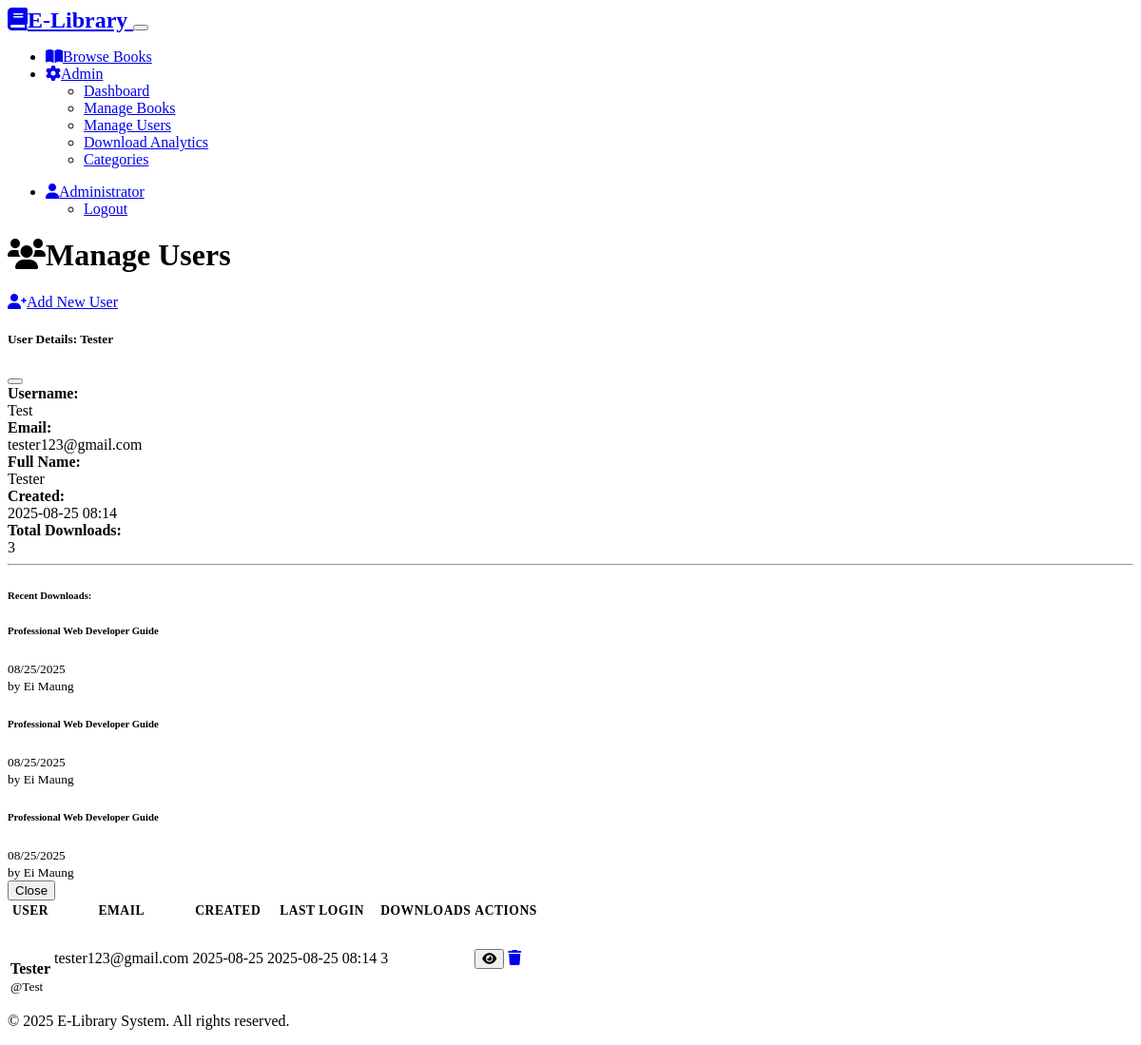
Page /admin/users (signed in) on the committed database.
### models.py (models this page shows, shortened)
class User(UserMixin, db.Model):
    __tablename__ = 'users'
    id = db.Column(db.Integer, primary_key=True)
    username = db.Column(db.String(80), unique=True, nullable=False)
    email = db.Column(db.String(120), unique=True, nullable=False)
    full_name = db.Column(db.String(200), nullable=False)
    password_hash = db.Column(db.String(256), nullable=False)
    is_admin = db.Column(db.Boolean, default=False, nullable=False)
    created_at = db.Column(db.DateTime, default=datetime.utcnow)
    last_login = db.Column(db.DateTime)
    uploads = db.relationship('Book', backref='uploader_user', lazy=True, foreign_keys='Book.uploaded_by')
    downloads = db.relationship('Download', backref='user', lazy=True)

class Download(db.Model):
    __tablename__ = 'downloads'
    id = db.Column(db.Integer, primary_key=True)
    downloaded_at = db.Column(db.DateTime, default=datetime.utcnow)
    ip_address = db.Column(db.String(45))  # IPv6 compatible
    user_id = db.Column(db.Integer, db.ForeignKey('users.id'), nullable=False)
    book_id = db.Column(db.Integer, db.ForeignKey('books.id'), nullable=False)

class Book(db.Model):
    __tablename__ = 'books'
    id = db.Column(db.Integer, primary_key=True)
    title = db.Column(db.String(200), nullable=False)
    author = db.Column(db.String(200), nullable=False)
    description = db.Column(db.Text)
    filename = db.Column(db.String(255), nullable=False)
    file_path = db.Column(db.String(500), nullable=False)
    file_size = db.Column(db.Integer)  # in bytes
    cover_image = db.Column(db.String(255))  # cover image filename
    cover_path = db.Column(db.String(500))   # full path to cover image
    uploaded_at = db.Column(db.DateTime, default=datetime.utcnow)
    category_id = db.Column(db.Integer, db.ForeignKey('categories.id'), nullable=False)
    uploaded_by = db.Column(db.Integer, db.ForeignKey('users.id'), nullable=False)
    downloads = db.relationship('Download', backref='book', lazy=True, cascade='all, delete-orphan')

### routes.py (the view)
@app.route('/admin/users')
@login_required
def admin_users():
    if not current_user.is_admin:
        flash('Access denied. Admin privileges required.', 'danger')
        return redirect(url_for('index'))
    users = User.query.filter_by(is_admin=False).order_by(User.created_at.desc()).all()
    return render_template('admin/users.html', users=users)

### app.py (called while the page is built)
@login_manager.user_loader
def load_user(user_id):
    from models import User
    return User.query.get(int(user_id))

### templates/admin/users.html (shortened to what this page needs)
{% extends "base.html" %}
{% block content %}
<div class="row">
    <div class="col-12">
        <div class="d-flex justify-content-between align-items-center mb-4">
            <h1>
                <i class="fas fa-users me-2"></i>Manage Users
            </h1>
            <a href="{{ url_for('admin_add_user') }}" class="btn btn-primary">
                <i class="fas fa-user-plus me-2"></i>Add New User
            </a>
        </div>
    </div>
</div>
<div class="row">
    <div class="col-12">
        <div class="card">
            <div class="card-body">
                {% if users %}
                <div class="table-responsive">
                    <table class="table table-striped">
                        <thead>
                            <tr>
                                <th>User</th>
                                <th>Email</th>
                                <th>Created</th>
                                <th>Last Login</th>
                                <th>Downloads</th>
                                <th>Actions</th>
                            </tr>
                        </thead>
                        <tbody>
                            {% for user in users %}
                            <tr>
                                <td>
                                    <div class="d-flex align-items-center">
                                        <div class="avatar-circle me-3">
                                            <i class="fas fa-user"></i>
                                        </div>
                                        <div>
                                            <strong>{{ user.full_name }}</strong><br>
                                            <small class="text-muted">@{{ user.username }}</small>
                                        </div>
                                    </div>
                                </td>
                                <td>{{ user.email }}</td>
                                <td>{{ user.created_at.strftime('%Y-%m-%d') }}</td>
                                <td>
                                    {% if user.last_login %}
                                        {{ user.last_login.strftime('%Y-%m-%d %H:%M') }}
                                    {% else %}
                                        <span class="text-muted">Never</span>
                                    {% endif %}
                                </td>
                                <td>
                                    <span class="badge bg-info">{{ user.downloads|length }}</span>
                                </td>
                                <td>
                                    <div class="btn-group btn-group-sm" role="group">
                                        <button type="button" class="btn btn-outline-info"
                                                data-bs-toggle="modal"
                                                data-bs-target="#userModal{{ user.id }}">
                                            <i class="fas fa-eye"></i>
                                        </button>
                                        <a href="{{ url_for('admin_delete_user', id=user.id) }}"
                                           class="btn btn-outline-danger"
                                           onclick="return confirm('Are you sure you want to delete this user?')">
                                            <i class="fas fa-trash"></i>
                                        </a>
                                    </div>
                                </td>
                            </tr>
                            <div class="modal fade" id="userModal{{ user.id }}" tabindex="-1">
                                <div class="modal-dialog">
                                    <div class="modal-content">
                                        <div class="modal-header">
                                            <h5 class="modal-title">User Details: {{ user.full_name }}</h5>
                                            <button type="button" class="btn-close" data-bs-dismiss="modal"></button>
                                        </div>
                                        <div class="modal-body">
                                            <div class="row">
                                                <div class="col-6"><strong>Username:</strong></div>
                                                <div class="col-6">{{ user.username }}</div>
                                            </div>
                                            <div class="row mt-2">
                                                <div class="col-6"><strong>Email:</strong></div>
                                                <div class="col-6">{{ user.email }}</div>
                                            </div>
                                            <div class="row mt-2">
                                                <div class="col-6"><strong>Full Name:</strong></div>
                                                <div class="col-6">{{ user.full_name }}</div>
                                            </div>
                                            <div class="row mt-2">
                                                <div class="col-6"><strong>Created:</strong></div>
                                                <div class="col-6">{{ user.created_at.strftime('%Y-%m-%d %H:%M') }}</div>
                                            </div>
                                            <div class="row mt-2">
                                                <div class="col-6"><strong>Total Downloads:</strong></div>
                                                <div class="col-6">{{ user.downloads|length }}</div>
                                            </div>
                                            {% if user.downloads %}
                                            <hr>
                                            <h6>Recent Downloads:</h6>
                                            <div class="list-group list-group-flush">
                                                {% for download in user.downloads[:5] %}
                                                <div class="list-group-item">
                                                    <div class="d-flex w-100 justify-content-between">
                                                        <h6 class="mb-1">{{ download.book.title }}</h6>
                                                        <small>{{ download.downloaded_at.strftime('%m/%d/%Y') }}</small>
                                                    </div>
                                                    <small>by {{ download.book.author }}</small>
                                                </div>
                                                {% endfor %}
                                            </div>
                                            {% endif %}
                                        </div>
                                        <div class="modal-footer">
                                            <button type="button" class="btn btn-secondary" data-bs-dismiss="modal">Close</button>
                                        </div>
                                    </div>
                                </div>
                            </div>
                            {% endfor %}
                        </tbody>
                    </table>
                </div>
                {% endif %}
            </div>
        </div>
    </div>
</div>
{% endblock %}

### templates/base.html (shortened to what this page needs)
<!DOCTYPE html>
<html lang="en" data-bs-theme="dark">
<head>
    <link href="https://cdn.replit.com/agent/bootstrap-agent-dark-theme.min.css" rel="stylesheet">
    <link href="https://cdnjs.cloudflare.com/ajax/libs/font-awesome/6.0.0/css/all.min.css" rel="stylesheet">
    <link href="{{ url_for('static', filename='css/style.css') }}" rel="stylesheet">
</head>
<body>
    <nav class="navbar navbar-expand-lg navbar-dark bg-dark">
        <div class="container">
            <a class="navbar-brand" href="{{ url_for('index') }}">
                <i class="fas fa-book me-2"></i>E-Library
            </a>
            <button class="navbar-toggler" type="button" data-bs-toggle="collapse" data-bs-target="#navbarNav">
            </button>
            <div class="collapse navbar-collapse" id="navbarNav">
                <ul class="navbar-nav me-auto">
                    <li class="nav-item">
                        <a class="nav-link" href="{{ url_for('books') }}">
                            <i class="fas fa-book-open me-1"></i>Browse Books
                        </a>
                    </li>
                    {% if current_user.is_authenticated and current_user.is_admin %}
                    <li class="nav-item dropdown">
                        <a class="nav-link dropdown-toggle" href="#" id="adminDropdown" role="button" data-bs-toggle="dropdown">
                            <i class="fas fa-cog me-1"></i>Admin
                        </a>
                        <ul class="dropdown-menu">
                            <li><a class="dropdown-item" href="{{ url_for('admin_dashboard') }}">Dashboard</a></li>
                            <li><a class="dropdown-item" href="{{ url_for('admin_books') }}">Manage Books</a></li>
                            <li><a class="dropdown-item" href="{{ url_for('admin_users') }}">Manage Users</a></li>
                            <li><a class="dropdown-item" href="{{ url_for('admin_downloads') }}">Download Analytics</a></li>
                            <li><a class="dropdown-item" href="{{ url_for('admin_categories') }}">Categories</a></li>
                        </ul>
                    </li>
                    {% endif %}
                </ul>
                <ul class="navbar-nav">
                    {% if current_user.is_authenticated %}
                    <li class="nav-item dropdown">
                        <a class="nav-link dropdown-toggle" href="#" id="userDropdown" role="button" data-bs-toggle="dropdown">
                            <i class="fas fa-user me-1"></i>{{ current_user.full_name }}
                        </a>
                        <ul class="dropdown-menu dropdown-menu-end">
                            <li><a class="dropdown-item" href="{{ url_for('logout') }}">Logout</a></li>
                        </ul>
                    </li>
                    {% else %}
                    <li class="nav-item">
                        <a class="nav-link" href="{{ url_for('login') }}">
                            <i class="fas fa-sign-in-alt me-1"></i>Login
                        </a>
                    </li>
                    {% endif %}
                </ul>
            </div>
        </div>
    </nav>
    <main class="py-4">
        <div class="container">
            {% block content %}{% endblock %}
        </div>
    </main>
    <footer class="bg-dark text-light py-4 mt-5">
        <div class="container text-center">
            <p>&copy; 2025 E-Library System. All rights reserved.</p>
        </div>
    </footer>
</body>
</html>

### static/css/style.css (style rules this page uses)
.avatar-circle { width: 40px; height: 40px; background-color: var(--bs-secondary); border-radius: 50%; display: flex; align-items: center; justify-content: center; color: white; }
.card { transition: transform 0.2s ease-in-out, box-shadow 0.2s ease-in-out; }
.navbar-brand { font-weight: bold; font-size: 1.5rem; }
.table th { font-weight: 600; text-transform: uppercase; font-size: 0.85rem; letter-spacing: 0.5px; }
.btn { font-weight: 500; transition: all 0.2s ease-in-out; }
.list-group-item { border-left: none; border-right: none; }
.list-group-item:first-child { border-top: none; }
.list-group-item:last-child { border-bottom: none; }
.modal-content { border-radius: 0.5rem; border: none; }
.badge { font-weight: 500; }
[data-bs-theme="dark"] .card { background-color: var(--bs-dark); border-color: var(--bs-border-color); }
[data-bs-theme="dark"] .list-group-item { background-color: transparent; border-color: var(--bs-border-color); }

### rows in the picture
User: full_name "Administrator"
User: full_name "Tester", username "Test", email "tester123@gmail.com", created_at "2025-08-25", last_login "2025-08-25 08:14", downloads|length "3", created_at "2025-08-25 08:14"
Download: book "Professional Web Developer Guide", downloaded_at "08/25/2025", book.author "Ei Maung"
Download: book "Professional Web Developer Guide", downloaded_at "08/25/2025", book.author "Ei Maung"
Download: book "Professional Web Developer Guide", downloaded_at "08/25/2025", book.author "Ei Maung"
